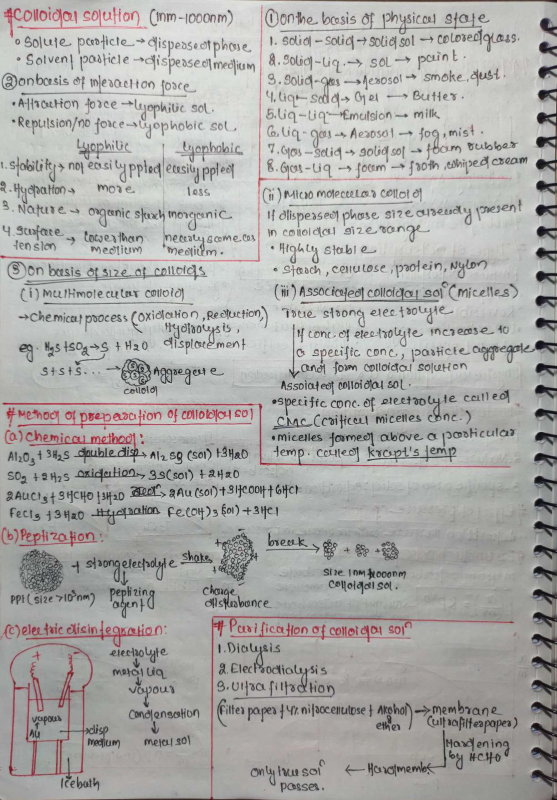
#> input picture WhatsApp Image 2026-01-19 at 9.36.54 AM (1).jpeg, 1114 x 1600 px (shown at 1/2 size)
$ python -i layout_analyzer.py   (imports and definitions only)
#> lines starting #> are read from the running program, lines starting #| are printed output that depends on the picture; after the words box and inside, x2 and y2 are one past the last pixel; in counts of white or black regions, pixels touching at a corner belong together
import cv2
import numpy as np
from typing import List, Tuple
from dataclasses import dataclass

@dataclass
class TextRegion:
    bbox: Tuple[int, int, int, int]
    region_type: str
    confidence: float = 0.0

@dataclass
class DiagramRegion:
    bbox: Tuple[int, int, int, int]
    image: np.ndarray

@dataclass
class LayoutResult:
    image: np.ndarray
    text_regions: List[TextRegion]
    diagram_regions: List[DiagramRegion]
    reading_order: List[int]

class LayoutAnalyzer:
    def __init__(self):
        self.min_text_region_area = 500
        self.min_diagram_area = 2000

    def analyze(self, image: np.ndarray) -> LayoutResult:
        gray = cv2.cvtColor(image, cv2.COLOR_RGB2GRAY) if len(image.shape) == 3 else image
        text_regions = self._detect_text_regions(gray)
        diagram_regions = self._detect_diagram_regions(image, text_regions)
        reading_order = self._determine_reading_order(text_regions)

        return LayoutResult(
            image=image,
            text_regions=text_regions,
            diagram_regions=diagram_regions,
            reading_order=reading_order
        )

    def _detect_text_regions(self, gray: np.ndarray) -> List[TextRegion]:
        binary = cv2.adaptiveThreshold(
            gray, 255, cv2.ADAPTIVE_THRESH_GAUSSIAN_C,
            cv2.THRESH_BINARY_INV, 11, 2
        )
        kernel = cv2.getStructuringElement(cv2.MORPH_RECT, (3, 3))
        dilated = cv2.dilate(binary, kernel, iterations=2)
        contours, _ = cv2.findContours(dilated, cv2.RETR_EXTERNAL, cv2.CHAIN_APPROX_SIMPLE)

        text_regions = []
        for contour in contours:
            x, y, w, h = cv2.boundingRect(contour)
            area = w * h

            if area > self.min_text_region_area:
                aspect_ratio = w / h if h > 0 else 0
                if 0.2 < aspect_ratio < 10 and 20 < h < gray.shape[0] * 0.8:
                    region_type = self._classify_text_region(w, h, y)
                    text_regions.append(TextRegion(
                        bbox=(x, y, w, h),
                        region_type=region_type,
                        confidence=0.8
                    ))

        return text_regions

    def _classify_text_region(self, width: int, height: int, y_pos: int) -> str:
        aspect_ratio = width / height if height > 0 else 0
        if aspect_ratio > 3 and height > 30:
            return 'heading'
        elif aspect_ratio > 5:
            return 'equation'
        else:
            return 'text'

    def _detect_diagram_regions(self, image: np.ndarray, text_regions: List[TextRegion]) -> List[DiagramRegion]:
        gray = cv2.cvtColor(image, cv2.COLOR_RGB2GRAY) if len(image.shape) == 3 else image
        text_mask = np.zeros(gray.shape, dtype=np.uint8)
        for region in text_regions:
            x, y, w, h = region.bbox
            text_mask[y:y+h, x:x+w] = 255

        non_text_mask = 255 - text_mask
        contours, _ = cv2.findContours(non_text_mask, cv2.RETR_EXTERNAL, cv2.CHAIN_APPROX_SIMPLE)

        diagram_regions = []
        for contour in contours:
            x, y, w, h = cv2.boundingRect(contour)
            area = w * h

            if area > self.min_diagram_area:
                pad = 10
                x1 = max(0, x - pad)
                y1 = max(0, y - pad)
                x2 = min(image.shape[1], x + w + pad)
                y2 = min(image.shape[0], y + h + pad)
                diagram_image = image[y1:y2, x1:x2]

                diagram_regions.append(DiagramRegion(
                    bbox=(x1, y1, x2 - x1, y2 - y1),
                    image=diagram_image
                ))

        return diagram_regions

    def _determine_reading_order(self, text_regions: List[TextRegion]) -> List[int]:
        indexed_regions = [(i, region) for i, region in enumerate(text_regions)]
        indexed_regions.sort(key=lambda x: (x[1].bbox[1], x[1].bbox[0]))
        return [i for i, _ in indexed_regions]

>>> import cv2
>>> picture = cv2.cvtColor(cv2.imread('../../../WhatsApp Image 2026-01-19 at 9.36.54 AM (1).jpeg'), cv2.COLOR_BGR2RGB)
>>> result = LayoutAnalyzer().analyze(picture)
#> in analyze, `gray = cv2.cvtColor(image, cv2.COLOR_RGB2GRAY) if len(image.shape) == ..`:
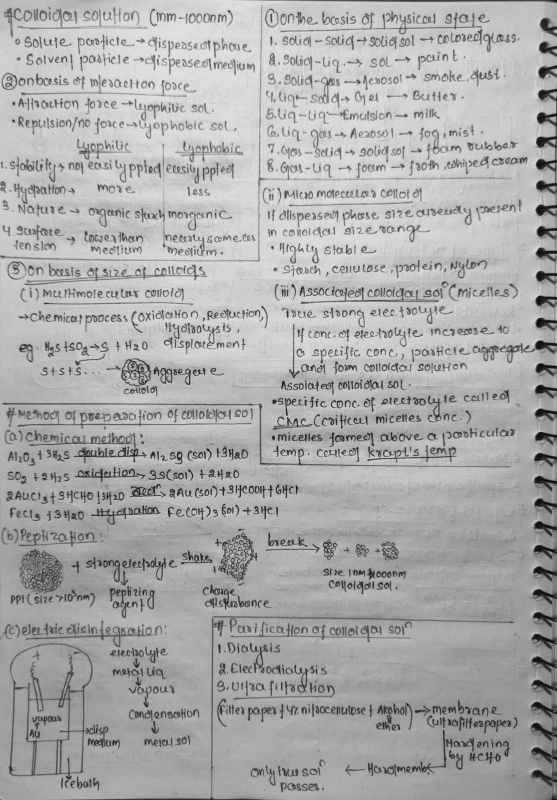
#> gray: shape (1600, 1114) (shown at 1/2 size); min 0, max 244, mean 170.9
#> in _detect_text_regions, `binary = cv2.adaptiveThreshold( gray, 255, cv2.ADAPTIVE_THRESH_GAUSSIA..`:
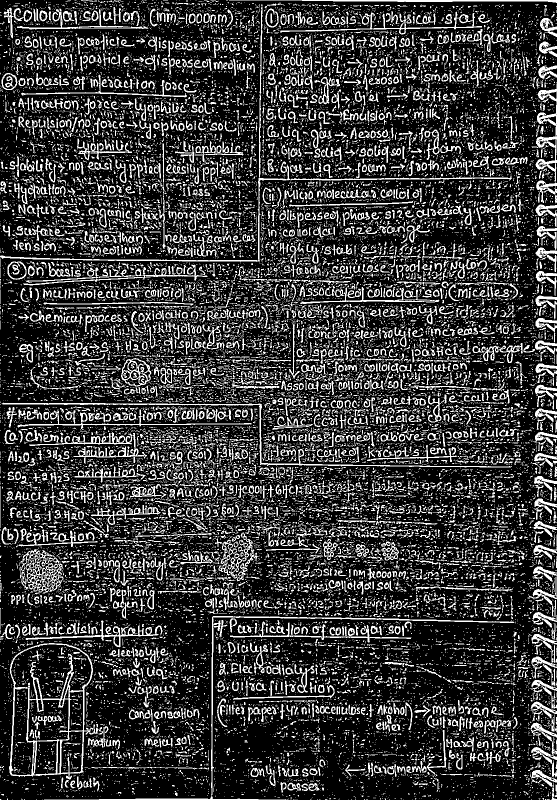
#> binary: shape (1600, 1114) (shown at 1/2 size); 22.8% white in thin lines or dots
#> in _detect_text_regions, `dilated = cv2.dilate(binary, kernel, iterations=2)`:
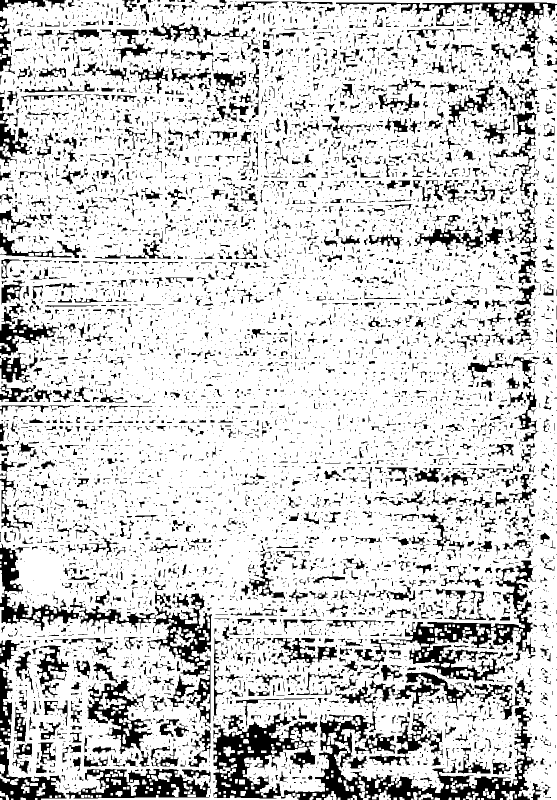
#> dilated: shape (1600, 1114) (shown at 1/2 size); 81.4% white; 8126 black regions (6297 under 20 px)
#> in _detect_text_regions, `contours, _ = cv2.findContours(dilated, cv2.RETR_EXTERNAL, cv2.CHAIN_A..`: contours = 221 contours, 53 with area under 20; largest, box (x1, y1, x2, y2) and area: (0, 0, 1114, 1600) 1689727, (340, 1254, 387, 1294) 580, (668, 1483, 701, 1532) 532, (670, 1433, 721, 1452) 436, (0, 1140, 10, 1206) 280
#> the loop in _detect_text_regions, `for contour in contours:` made 221 passes
#> (x, y, w, h, area) on passes 77, 84, 96, 99, 128, 147, 151, 220: (0, 1548, 37, 22, 814), (668, 1483, 33, 49, 1617), (670, 1433, 51, 19, 969), (400, 1388, 20, 34, 680), (340, 1254, 47, 40, 1880), (146, 1214, 30, 23, 690), (0, 1140, 10, 66, 660), (0, 0, 1114, 1600, 1782400)
#> (x, y, w, h, area) on passes 5, 10, 12, 13, 15, 16: (1000, 1596, 6, 4, 24), (0, 1596, 5, 4, 20), (897, 1595, 6, 5, 30), (869, 1595, 11, 5, 55), (675, 1595, 6, 5, 30), (41, 1595, 11, 5, 55)
#> after the loop in _detect_text_regions, `for contour in contours:`: text_regions = 5 items
#> the loop in _detect_diagram_regions, `for region in text_regions:` made 5 passes
#> (x, y, w, h) on passes 1 to 5: (0, 1548, 37, 22), (668, 1483, 33, 49), (400, 1388, 20, 34), (340, 1254, 47, 40), (146, 1214, 30, 23)
#> after the loop in _detect_diagram_regions, `for region in text_regions:`:
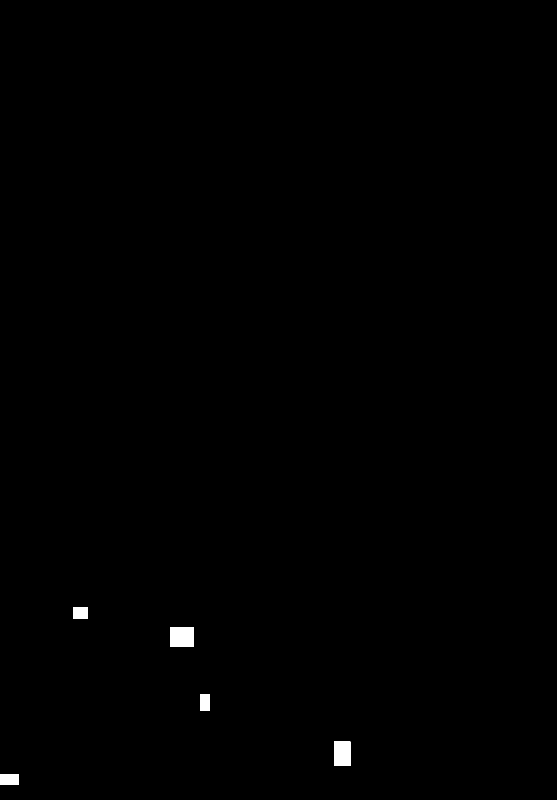
#> text_mask: shape (1600, 1114) (shown at 1/2 size); 0.32% white; 5 white regions, box (x1, y1, x2, y2) and area: (340, 1254, 387, 1294) 1880, (668, 1483, 701, 1532) 1617, (0, 1548, 37, 1570) 814, (146, 1214, 176, 1237) 690, (400, 1388, 420, 1422) 680
#> in _detect_diagram_regions, `non_text_mask = 255 - text_mask`: non_text_mask: shape (1600, 1114); 99.7% white; 5 black regions
#> in _detect_diagram_regions, `contours, _ = cv2.findContours(non_text_mask, cv2.RETR_EXTERNAL, cv2.C..`: contours = 1 contour; box (x1, y1, x2, y2) and area: (0, 0, 1114, 1600) 1778837
#> the loop in _detect_diagram_regions, `for contour in contours:` made 1 pass
#> (x, y, w, h, area, pad, x1, y1) on pass 1: (0, 0, 1114, 1600, 1782400, 10, 0, 0)
#> after the loop in _detect_diagram_regions, `for contour in contours:`: diagram_regions = 1 item
#> in _determine_reading_order, `indexed_regions = [(i, region) for i, region in enumerate(text_regions)]`: indexed_regions = 5 items
#> in analyze, `reading_order = self._determine_reading_order(text_regions)`: reading_order = [4, 3, 2, 1, 0]
